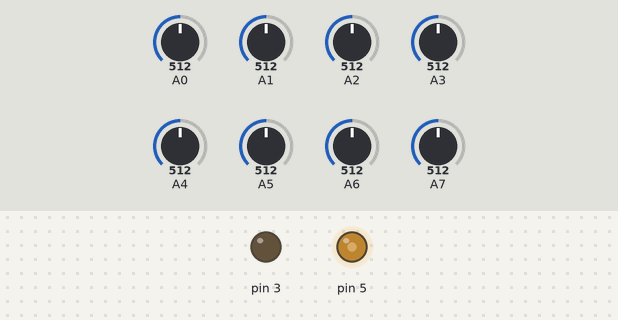
Bench run of a sketch on a simulated Arduino Nano, built with avr-gcc and run on an emulated ATmega328P. Shown: output pins drawn as LEDs (lit = HIGH). Inputs (shaded band) come from the test bench; at power-on: A0 = 512, A1 = 512, A2 = 512, A3 = 512, A4 = 512, A5 = 512, A6 = 512, A7 = 512. What the sketch prints to the serial monitor is not drawn.

Above: at 0.1 s.
Timing chart, 0 to 1.6 s (numbered marks = the images above):
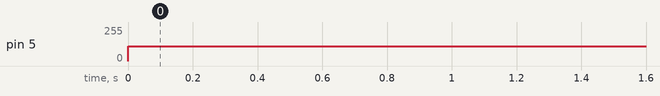

Measured:
- by itself, pin 5: 0/255 → 112/255 at 0.00 s

The sketch:

TrinketWind.ino
```cpp
#include "Global.h"


GlobalData *GD;

void setup()
{

    GD = new GlobalData();
	/* add setup code here */
	GD->Init();

}

void loop()
{

  /* add main program code here */
	GD->RunLoop();
	delay(1000);

}
```

Global.cpp
```cpp
/* Main data class */
#include "Global.h"
#include <avr/sleep.h>
#include <avr/power.h>

/*	PINOUT SETUP
 A0 - A7 - Analog Inputs
 3		 - Control Output


*/


void GlobalData::Init()
{
	//instance = new GlobalData;
	Serial.begin(9600);
	analogReference(EXTERNAL);
}

void GlobalData::RunLoop()
{
	SetThermistorPower();
	ReadRawSensorData();
	AnalyzeData();
	OutputStatusSerial();
}


void GlobalData::ReadRawSensorData()
{
	//Get analog sensor data
	SensorData.North = analogRead(A0);
	SensorData.NorthEast = analogRead(A1);
	SensorData.East = analogRead(A2);
	SensorData.SouthEast = analogRead(A3);
	SensorData.South = analogRead(A4);
	SensorData.SouthWest = analogRead(A5);
	SensorData.West = analogRead(A6);
	SensorData.NorthWest = analogRead(A7);
}

void GlobalData::AnalyzeData()
{
	/* MAGIC! */
	int AverageValue = (SensorData.North +
		SensorData.NorthEast +
		SensorData.East +
		SensorData.SouthEast +
		SensorData.South +
		SensorData.SouthWest +
		SensorData.West +
		SensorData.NorthWest) / 8;

	if(AverageValue > TARGET_AVG_VALUE && ThermistorAdjustDelay > THERM_POWER_ADJ_THRESHOLD)
	{
		//ThermistorPower = min(ThermistorPower +1, 255);
		ThermistorAdjustDelay = 0;
	}

	if(AverageValue < TARGET_AVG_VALUE && ThermistorAdjustDelay > THERM_POWER_ADJ_THRESHOLD)
	{
		//ThermistorPower = max(ThermistorPower -1, 1);
		ThermistorAdjustDelay = 0;
	}

	ThermistorAdjustDelay++;

	int MinValue = min(SensorData.North,
		min(SensorData.NorthEast,
		min(SensorData.East,
		min(SensorData.SouthEast,
		min(SensorData.South,
		min(SensorData.SouthWest,
		min(SensorData.West,
		SensorData.NorthWest)))))));

	if(MinValue = SensorData.North)
	{
		WindData.Direction = 0;
		WindData.Speed = abs(SensorData.North - (SensorData.East + SensorData.West)/2);
	}
	else if(MinValue = SensorData.NorthEast)
	{
		WindData.Direction = 45;
		WindData.Speed = abs(SensorData.NorthEast - (SensorData.SouthEast + SensorData.NorthWest)/2);
	}
	else if(MinValue = SensorData.East)
	{
		WindData.Direction = 90;
		WindData.Speed = abs(SensorData.East - (SensorData.North + SensorData.South)/2);
	}
	else if(MinValue = SensorData.SouthEast)
	{
		WindData.Direction = 135;
		WindData.Speed = abs(SensorData.SouthEast - (SensorData.NorthEast + SensorData.SouthWest)/2);
	}
	else if(MinValue = SensorData.South)
	{
		WindData.Direction = 180;
		WindData.Speed = abs(SensorData.South - (SensorData.East + SensorData.West)/2);
	}
	else if(MinValue = SensorData.SouthWest)
	{
		WindData.Direction = 225;
		WindData.Speed = abs(SensorData.SouthWest - (SensorData.NorthWest + SensorData.SouthEast)/2);
	}
	else if(MinValue = SensorData.West)
	{
		WindData.Direction = 270;
		WindData.Speed = abs(SensorData.West - (SensorData.North + SensorData.South)/2);
	}
	else if(MinValue = SensorData.NorthWest)
	{
		WindData.Direction = 315;
		WindData.Speed = abs(SensorData.NorthWest - (SensorData.NorthEast + SensorData.SouthWest)/2);
	}
}

void GlobalData::SetThermistorPower()
{
	analogWrite(3, ThermistorPower);
	analogWrite(5, 112); //(255-ThermistorPower)*.8);
}

void GlobalData::OutputStatusSerial()
{
	if(SerialUpdateDelay < SERIAL_UPDATE_DELAY)
	{
		SerialUpdateDelay++;
		return;
	}
	SerialUpdateDelay = 0;
	//CLS
	//Serial.write("\x1B[2J");
	Serial.println("Data");
	Serial.println(SensorData.North);
	Serial.println(SensorData.NorthEast);
	Serial.println(SensorData.East);
	Serial.println(SensorData.SouthEast);
	Serial.println(SensorData.South);
	Serial.println(SensorData.SouthWest);
	Serial.println(SensorData.West);
	Serial.println(SensorData.NorthWest);
	Serial.println(ThermistorPower);
	Serial.println(WindData.Direction);
	Serial.println(WindData.Speed);
	Serial.flush();
}


GlobalData::GlobalData()
{
	ThermistorPower = 0;
}

GlobalData::~GlobalData()
{
}
```

Global.h
```cpp
/* Main data class */
#include "Structs.h"
#include "HardwareSerial.h"
#include "Arduino.h"


/*	PINOUT SETUP
 A0 - A7 - Analog Inputs
 3		 - Control Output


*/

class GlobalData
{
public:
	void SetThermistorPower();
	void ReadRawSensorData();
	void AnalyzeData();
	void OutputStatusSerial();
	int analogNoiseReducedRead(int pinNumber);
	GlobalData();
	~GlobalData();

	Raw SensorData;
	Wind WindData;
	int ThermistorPower;


	int ThermistorAdjustDelay; //counter to delay how often PWM control is updated
	int SerialUpdateDelay;

	const static int TARGET_AVG_VALUE = 500;
	const static int THERM_POWER_ADJ_THRESHOLD = 1;
	const static int SERIAL_UPDATE_DELAY = 1;

public:
	void Init();
	void RunLoop();


};
```

Structs.h
```cpp
/* Data type Definitions */
#ifndef STRUCTS_H
#define STRUCTS_H


/*
Raw analog data from the sensors
oriented by board layout.
Values are 0-1024 returned by built-in
10 bit adc on the atmega
*/
struct Raw
{
	int North;
	int NorthEast;
	int East;
	int SouthEast;
	int South;
	int SouthWest;
	int West;
	int NorthWest;

};

/*
Calculated wind direction and speed
*/
struct Wind
{
	int Direction;  // 0 to 360
	int Speed;		// 0 to 100
};

#endif
```
